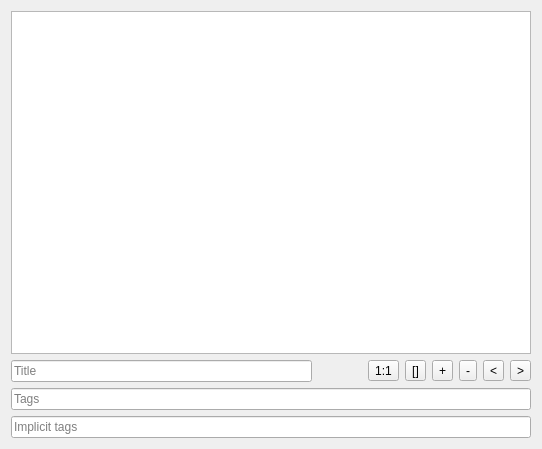
<?xml version="1.0" encoding="UTF-8"?>
<ui version="4.0">
 <class>ImageView</class>
 <widget class="QWidget" name="ImageView">
  <property name="geometry">
   <rect>
    <x>0</x>
    <y>0</y>
    <width>542</width>
    <height>449</height>
   </rect>
  </property>
  <property name="windowTitle">
   <string>Form</string>
  </property>
  <layout class="QVBoxLayout" name="verticalLayout">
   <item>
    <widget class="QGraphicsView" name="view">
     <property name="alignment">
      <set>Qt::AlignLeading|Qt::AlignLeft|Qt::AlignTop</set>
     </property>
     <property name="dragMode">
      <enum>QGraphicsView::ScrollHandDrag</enum>
     </property>
    </widget>
   </item>
   <item>
    <layout class="QHBoxLayout" name="horizontalLayout">
     <item>
      <widget class="QLineEdit" name="titleedit">
       <property name="sizePolicy">
        <sizepolicy hsizetype="Expanding" vsizetype="Fixed">
         <horstretch>1</horstretch>
         <verstretch>0</verstretch>
        </sizepolicy>
       </property>
       <property name="placeholderText">
        <string>Title</string>
       </property>
      </widget>
     </item>
     <item>
      <spacer name="horizontalSpacer">
       <property name="orientation">
        <enum>Qt::Horizontal</enum>
       </property>
       <property name="sizeHint" stdset="0">
        <size>
         <width>50</width>
         <height>20</height>
        </size>
       </property>
      </spacer>
     </item>
     <item>
      <widget class="QToolButton" name="origsizebutton">
       <property name="toolTip">
        <string>Original size</string>
       </property>
       <property name="text">
        <string>1:1</string>
       </property>
      </widget>
     </item>
     <item>
      <widget class="QToolButton" name="fitbutton">
       <property name="toolTip">
        <string>Fit to screen</string>
       </property>
       <property name="text">
        <string>[]</string>
       </property>
       <property name="checkable">
        <bool>true</bool>
       </property>
      </widget>
     </item>
     <item>
      <widget class="QToolButton" name="zoominbutton">
       <property name="toolTip">
        <string>Zoom in</string>
       </property>
       <property name="text">
        <string>+</string>
       </property>
      </widget>
     </item>
     <item>
      <widget class="QToolButton" name="zoomoutbutton">
       <property name="toolTip">
        <string>Zoom out</string>
       </property>
       <property name="text">
        <string>-</string>
       </property>
      </widget>
     </item>
     <item>
      <widget class="QToolButton" name="prevbutton">
       <property name="toolTip">
        <string>Previous</string>
       </property>
       <property name="text">
        <string>&lt;</string>
       </property>
       <property name="shortcut">
        <string>Ctrl+Left</string>
       </property>
      </widget>
     </item>
     <item>
      <widget class="QToolButton" name="nextbutton">
       <property name="toolTip">
        <string>Next</string>
       </property>
       <property name="text">
        <string>&gt;</string>
       </property>
       <property name="shortcut">
        <string>Ctrl+Right</string>
       </property>
      </widget>
     </item>
    </layout>
   </item>
   <item>
    <widget class="QLineEdit" name="tagedit">
     <property name="placeholderText">
      <string>Tags</string>
     </property>
    </widget>
   </item>
   <item>
    <widget class="QLineEdit" name="alltags">
     <property name="focusPolicy">
      <enum>Qt::NoFocus</enum>
     </property>
     <property name="acceptDrops">
      <bool>false</bool>
     </property>
     <property name="readOnly">
      <bool>true</bool>
     </property>
     <property name="placeholderText">
      <string>Implicit tags</string>
     </property>
    </widget>
   </item>
  </layout>
 </widget>
 <tabstops>
  <tabstop>titleedit</tabstop>
  <tabstop>tagedit</tabstop>
  <tabstop>nextbutton</tabstop>
  <tabstop>prevbutton</tabstop>
  <tabstop>origsizebutton</tabstop>
  <tabstop>fitbutton</tabstop>
  <tabstop>zoominbutton</tabstop>
  <tabstop>zoomoutbutton</tabstop>
  <tabstop>view</tabstop>
  <tabstop>alltags</tabstop>
 </tabstops>
 <resources/>
 <connections/>
</ui>
